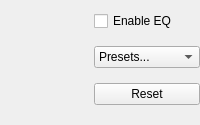
            <widget class="QWidget" name="tabhostPage4">
             <layout class="QHBoxLayout" name="horizontalLayout_7" stretch="7,3">
              <property name="spacing">
               <number>15</number>
              </property>
              <property name="leftMargin">
               <number>0</number>
              </property>
              <property name="topMargin">
               <number>0</number>
              </property>
              <property name="rightMargin">
               <number>0</number>
              </property>
              <property name="bottomMargin">
               <number>0</number>
              </property>
              <item>
               <widget class="LiquidEqualizerWidget" name="eq_widget" native="true"/>
              </item>
              <item>
               <layout class="QVBoxLayout" name="eq_lay">
                <property name="topMargin">
                 <number>11</number>
                </property>
                <item>
                 <widget class="QCheckBox" name="enable_eq">
                  <property name="text">
                   <string>Enable EQ</string>
                  </property>
                 </widget>
                </item>
                <item>
                 <widget class="QComboBox" name="eqpreset">
                  <property name="maximumSize">
                   <size>
                    <width>16777215</width>
                    <height>16777215</height>
                   </size>
                  </property>
                  <item>
                   <property name="text">
                    <string>Presets...</string>
                   </property>
                  </item>
                  <item>
                   <property name="text">
                    <string>Acoustic</string>
                   </property>
                  </item>
                  <item>
                   <property name="text">
                    <string>Bass</string>
                   </property>
                  </item>
                  <item>
                   <property name="text">
                    <string>Beats</string>
                   </property>
                  </item>
                  <item>
                   <property name="text">
                    <string>Classic</string>
                   </property>
                  </item>
                  <item>
                   <property name="text">
                    <string>Clear</string>
                   </property>
                  </item>
                  <item>
                   <property name="text">
                    <string>Deep Bass</string>
                   </property>
                  </item>
                  <item>
                   <property name="text">
                    <string>Dubstep</string>
                   </property>
                  </item>
                  <item>
                   <property name="text">
                    <string>Electronic</string>
                   </property>
                  </item>
                  <item>
                   <property name="text">
                    <string>Hardstyle</string>
                   </property>
                  </item>
                  <item>
                   <property name="text">
                    <string>Hip-Hop</string>
                   </property>
                  </item>
                  <item>
                   <property name="text">
                    <string>Jazz</string>
                   </property>
                  </item>
                  <item>
                   <property name="text">
                    <string>Metal</string>
                   </property>
                  </item>
                  <item>
                   <property name="text">
                    <string>Movie</string>
                   </property>
                  </item>
                  <item>
                   <property name="text">
                    <string>Pop</string>
                   </property>
                  </item>
                  <item>
                   <property name="text">
                    <string>R&amp;B</string>
                   </property>
                  </item>
                  <item>
                   <property name="text">
                    <string>Rock</string>
                   </property>
                  </item>
                  <item>
                   <property name="text">
                    <string>Soft Bass</string>
                   </property>
                  </item>
                  <item>
                   <property name="text">
                    <string>Vocal Booster</string>
                   </property>
                  </item>
                  <item>
                   <property name="text">
                    <string>Custom</string>
                   </property>
                  </item>
                 </widget>
                </item>
                <item>
                 <widget class="QPushButton" name="reset_eq">
                  <property name="text">
                   <string>Reset</string>
                  </property>
                  <property name="icon">
                   <iconset theme="ok">
                    <normaloff>.</normaloff>.</iconset>
                  </property>
                 </widget>
                </item>
                <item>
                 <spacer name="verticalSpacer_8">
                  <property name="orientation">
                   <enum>Qt::Vertical</enum>
                  </property>
                  <property name="sizeType">
                   <enum>QSizePolicy::Expanding</enum>
                  </property>
                  <property name="sizeHint" stdset="0">
                   <size>
                    <width>20</width>
                    <height>20</height>
                   </size>
                  </property>
                 </spacer>
                </item>
               </layout>
              </item>
             </layout>
            </widget>
